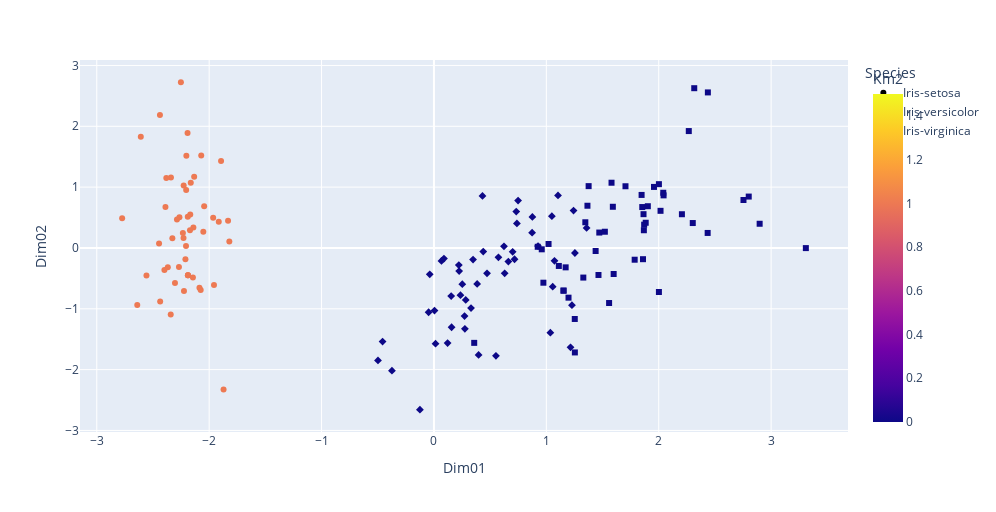

Notebook code cell kept with this figure:
### Code cell
fig = px.scatter(donnees2d.reset_index(), 
                    x='Dim01', 
                    y='Dim02', 
                    color='Km2',
                    symbol='Species',
                    # text='Species',
                    width=996,
                    height=512,
                   )

fig.show()

### Figure 1 — Plotly figure (JSON) as saved in the notebook; plotly's stock layout.template omitted (floating-point values rounded to 4 significant figures)
{"data": [{"hovertemplate": "Species=Iris-setosa<br>Dim01=%{x}<br>Dim02=%{y}<br>Km2=%{marker.color}<extra></extra>", "legendgroup": "Iris-setosa", "marker": {"color": [1, 1, 1, 1, 1, 1, 1, 1, 1, 1, 1, 1, 1, 1, 1, 1, 1, 1, 1, 1, 1, 1, 1, 1, 1, 1, 1, 1, 1, 1, 1, 1, 1, 1, 1, 1, 1, 1, 1, 1, 1, 1, 1, 1, 1, 1, 1, 1, 1, 1], "coloraxis": "coloraxis", "symbol": "circle"}, "mode": "markers", "name": "Iris-setosa", "orientation": "v", "showlegend": true, "type": "scatter", "x": [-2.265, -2.086, -2.368, -2.304, -2.389, -2.071, -2.446, -2.234, -2.342, -2.189, -2.163, -2.327, -2.224, -2.64, -2.192, -2.251, -2.203, -2.19, -1.894, -2.34, -1.915, -2.205, -2.774, -1.82, -2.228, -1.957, -2.052, -2.168, -2.14, -2.269, -2.145, -1.832, -2.608, -2.438, -2.189, -2.211, -2.044, -2.189, -2.436, -2.171, -2.287, -1.872, -2.558, -1.964, -2.133, -2.075, -2.381, -2.398, -2.227, -2.206], "xaxis": "x", "y": [0.5057, -0.6554, -0.3185, -0.5754, 0.6748, 1.519, 0.07456, 0.2476, -1.095, -0.4486, 1.071, 0.1586, -0.7091, -0.9383, 1.89, 2.722, 1.514, 0.5143, 1.431, 1.158, 0.4305, 0.9525, 0.4895, 0.1068, 0.1622, -0.6079, 0.266, 0.552, 0.3366, -0.3149, -0.4839, 0.4453, 1.828, 2.185, -0.4486, -0.1843, 0.685, -0.4486, -0.8822, 0.2927, 0.468, -2.328, -0.4538, 0.4974, 1.171, -0.6919, 1.151, -0.3624, 1.025, 0.03224], "yaxis": "y"}, {"hovertemplate": "Species=Iris-versicolor<br>Dim01=%{x}<br>Dim02=%{y}<br>Km2=%{marker.color}<extra></extra>", "legendgroup": "Iris-versicolor", "marker": {"color": [0, 0, 0, 0, 0, 0, 0, 0, 0, 0, 0, 0, 0, 0, 0, 0, 0, 0, 0, 0, 0, 0, 0, 0, 0, 0, 0, 0, 0, 0, 0, 0, 0, 0, 0, 0, 0, 0, 0, 0, 0, 0, 0, 0, 0, 0, 0, 0, 0, 0], "coloraxis": "coloraxis", "symbol": "diamond"}, "mode": "markers", "name": "Iris-versicolor", "orientation": "v", "showlegend": true, "type": "scatter", "x": [1.104, 0.7325, 1.242, 0.3973, 1.073, 0.3845, 0.7487, -0.4979, 0.9262, 0.004968, -0.1247, 0.4387, 0.5516, 0.7172, -0.03726, 0.8759, 0.348, 0.1534, 1.215, 0.1569, 0.7383, 0.4724, 1.228, 0.6294, 0.7005, 0.8735, 1.254, 1.358, 0.6621, -0.04728, 0.1215, 0.01412, 0.236, 1.057, 0.2214, 0.4318, 1.049, 1.036, 0.06707, 0.2754, 0.2723, 0.6232, 0.33, -0.3736, 0.2829, 0.08905, 0.2244, 0.5739, -0.457, 0.2522], "xaxis": "x", "y": [0.8631, 0.5986, 0.6148, -1.758, -0.2118, -0.5911, 0.7787, -1.849, 0.03033, -1.029, -2.658, -0.05888, -1.773, -0.1854, -0.4328, 0.51, -0.1906, -0.7907, -1.633, -1.303, 0.4025, -0.4166, -0.9409, -0.4168, -0.06349, 0.2507, -0.08262, 0.3288, -0.2243, -1.057, -1.564, -1.573, -0.7759, -0.6369, -0.2808, 0.8551, 0.5222, -1.392, -0.2126, -1.33, -1.119, 0.02754, -0.9889, -2.018, -0.854, -0.1749, -0.3805, -0.1537, -1.539, -0.5959], "yaxis": "y"}, {"hovertemplate": "Species=Iris-virginica<br>Dim01=%{x}<br>Dim02=%{y}<br>Km2=%{marker.color}<extra></extra>", "legendgroup": "Iris-virginica", "marker": {"color": [0, 0, 0, 0, 0, 0, 0, 0, 0, 0, 0, 0, 0, 0, 0, 0, 0, 0, 0, 0, 0, 0, 0, 0, 0, 0, 0, 0, 0, 0, 0, 0, 0, 0, 0, 0, 0, 0, 0, 0, 0, 0, 0, 0, 0, 0, 0, 0, 0, 0], "coloraxis": "coloraxis", "symbol": "square"}, "mode": "markers", "name": "Iris-virginica", "orientation": "v", "showlegend": true, "type": "scatter", "x": [1.848, 1.153, 2.206, 1.439, 1.868, 2.754, 0.3584, 2.303, 2.002, 2.268, 1.366, 1.599, 1.884, 1.253, 1.464, 1.592, 1.471, 2.437, 3.309, 1.254, 2.04, 0.9739, 2.898, 1.329, 1.704, 1.958, 1.172, 1.02, 1.786, 1.865, 2.435, 2.316, 1.86, 1.111, 1.197, 2.801, 1.58, 1.347, 0.9234, 1.854, 2.016, 1.903, 1.153, 2.043, 2.002, 1.871, 1.558, 1.521, 1.376, 0.9593], "xaxis": "x", "y": [0.8717, -0.7013, 0.5545, -0.05001, 0.2912, 0.7884, -1.56, 0.4095, -0.7239, 1.921, 0.6939, -0.4282, 0.4143, -1.167, -0.4441, 0.677, 0.2532, 2.557, -0.002361, -1.718, 0.9074, -0.5712, 0.3978, -0.4868, 1.014, 1.003, -0.3189, 0.06554, -0.1933, 0.5554, 0.2467, 2.626, -0.1847, -0.296, -0.8172, 0.8447, 1.072, 0.4223, 0.01923, 0.6724, 0.6104, 0.686, -0.7013, 0.8647, 1.049, 0.3828, -0.9053, 0.2668, 1.016, -0.02228], "yaxis": "y"}], "layout": {"coloraxis": {"colorbar": {"title": {"text": "Km2"}}, "colorscale": [[0, "#0d0887"], [0.1111, "#46039f"], [0.2222, "#7201a8"], [0.3333, "#9c179e"], [0.4444, "#bd3786"], [0.5556, "#d8576b"], [0.6667, "#ed7953"], [0.7778, "#fb9f3a"], [0.8889, "#fdca26"], [1, "#f0f921"]]}, "height": 512, "legend": {"title": {"text": "Species"}, "tracegroupgap": 0}, "margin": {"t": 60}, "width": 996, "xaxis": {"anchor": "y", "autorange": true, "domain": [0, 1], "range": [-3.15, 3.685], "title": {"text": "Dim01"}, "type": "linear"}, "yaxis": {"anchor": "x", "autorange": true, "domain": [0, 1], "range": [-3.025, 3.09], "title": {"text": "Dim02"}, "type": "linear"}}}
